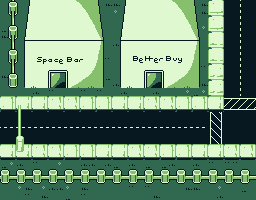

This game map was drawn from its Tiled (.tmx) file and the tilesets committed beside it. A one-line description and the trimmed map source follow:
An orthogonal 32x25 tile map with 8x8 px tiles, 7 tile layers (Tile Layer 1, fence, road, Tile Layer 4, ...), 2 tilesets.

<map version="1.2" tiledversion="1.2.4" orientation="orthogonal" renderorder="right-down" width="32" height="25" tilewidth="8" tileheight="8" infinite="0" nextlayerid="9" nextobjectid="1">
 <tileset firstgid="1" name="1 " tilewidth="8" tileheight="8" tilecount="1026" columns="27">
  <image source="../../../Volumes/rczheng19/Zheng-Project-1/production/tile sheets/1 .png" trans="63bb4e" width="222" height="304" />
 </tileset>
 <tileset firstgid="1027" name="tile sheet the moon" tilewidth="8" tileheight="8" tilecount="1024" columns="32">
  <image source="../../../Volumes/rczheng19/Zheng-Project-1/production/tile sheets/tile sheet the moon.png" trans="63bb4e" width="256" height="256" />
 </tileset>
 <layer id="1" name="Tile Layer 1" width="32" height="25">
  <data>[800 cells, 800 non-empty, 1 distinct tile ids]</data>
 </layer>
 <layer id="2" name="fence" width="32" height="25">
  <data>[800 cells, 64 non-empty, 8 distinct tile ids]</data>
 </layer>
 <layer id="3" name="road" width="32" height="25">
  <data>[800 cells, 240 non-empty, 27 distinct tile ids]</data>
 </layer>
 <layer id="4" name="Tile Layer 4" width="32" height="25">
  <data>[800 cells, 128 non-empty, 40 distinct tile ids]</data>
 </layer>
 <layer id="6" name="road6" width="32" height="25">
  <data>[800 cells, 88 non-empty, 35 distinct tile ids]</data>
 </layer>
 <layer id="7" name="houses" width="32" height="25">
  <data>[800 cells, 242 non-empty, 238 distinct tile ids]</data>
 </layer>
 <layer id="8" name="Tile Layer 7" width="32" height="25">
  <data>[800 cells, 162 non-empty, 22 distinct tile ids]</data>
 </layer>
</map>
